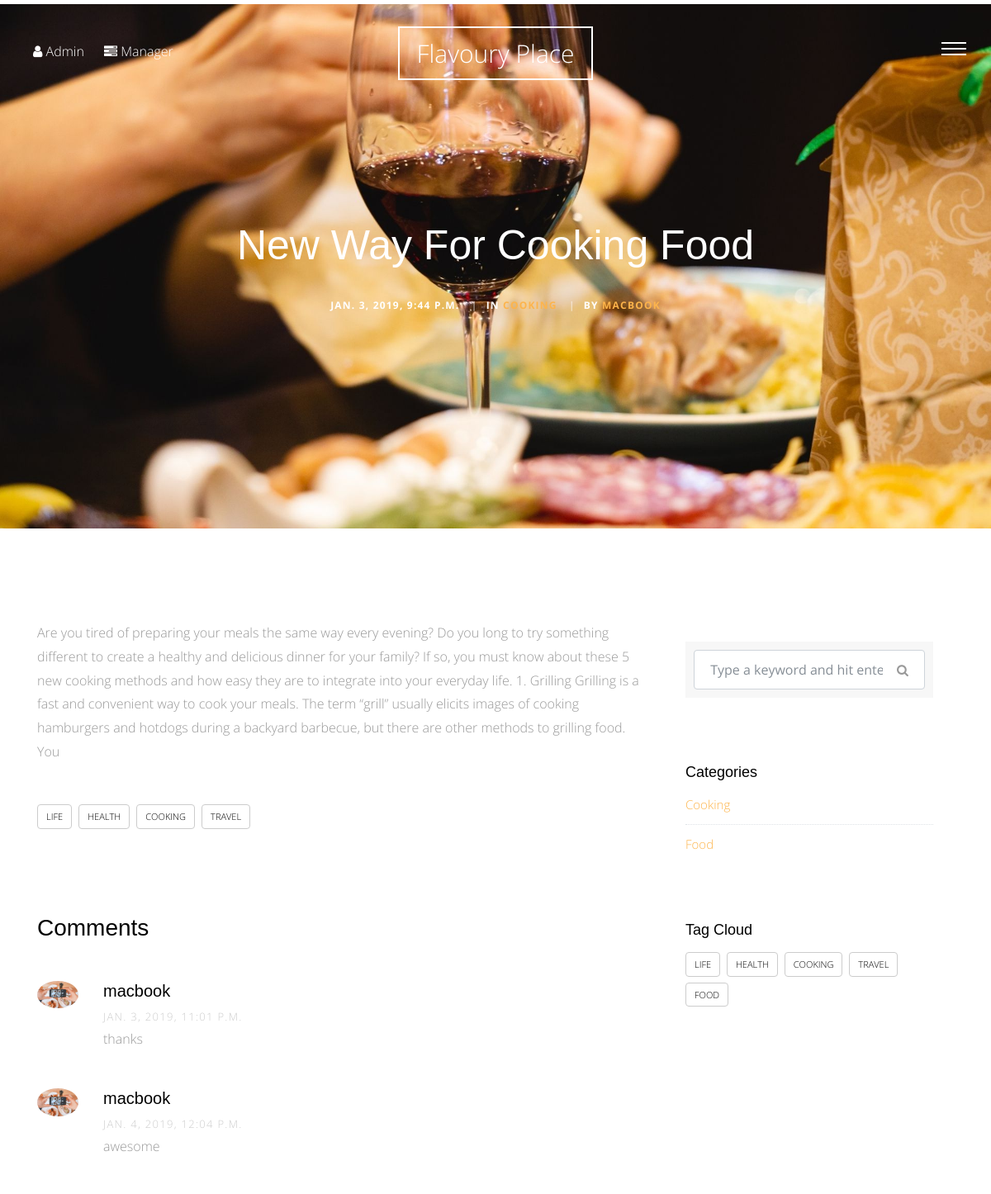
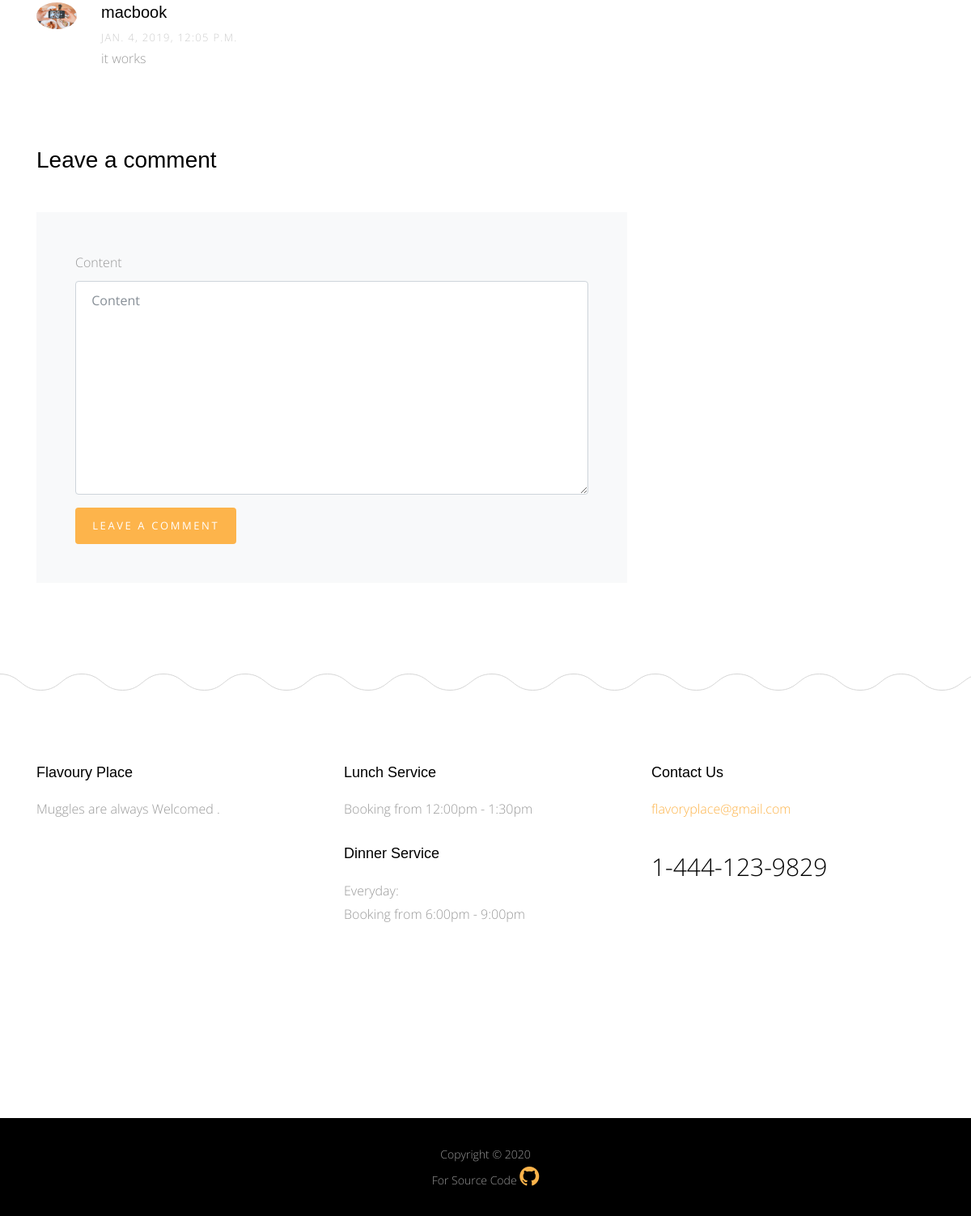
The page /blog/1 on the database its author committed (2 pictures, top to bottom).
### blog/models.py (models this page shows, shortened)
class Post(models.Model):
    title = models.CharField(max_length=50)
    content = models.CharField(max_length=500)
    author = models.ForeignKey(User , on_delete=models.CASCADE)
    image = models.ImageField(upload_to='blog/'  , blank=True, null=True)
    category = models.ForeignKey('Category'  ,null=True, on_delete=models.SET_NULL)
    created  = models.DateTimeField(default=timezone.now)
    tags = TaggableManager(blank=True)
    class Meta:
        verbose_name = ' post'
        verbose_name_plural = 'posts'
    def __str__(self):
        return self.title

class Category(models.Model):
    category_name = models.CharField(max_length=50)
    class Meta:
        verbose_name = ' category'
        verbose_name_plural = 'catogires'
    def __str__(self):
        return self.category_name

class Comment(models.Model):
    user = models.ForeignKey(User , on_delete=models.CASCADE)
    post = models.ForeignKey(Post , on_delete=models.CASCADE)
    content = models.TextField()
    created = models.DateTimeField(default=timezone.now)

### blog/views.py (the view)
# urls.py: path('<int:id>' , views.post_detail , name='post_detail'),
def post_detail(request , id):
    post_detail = Post.objects.get(id=id)
    categories = Category.objects.all()
    all_tags = Tag.objects.all()
    comments = Comment.objects.filter(post=post_detail)
    if request.method == 'POST' :
        comment_form = CommentForm(request.POST)
        if comment_form.is_valid():
            new_comment = comment_form.save(commit=False)
            new_comment.user = request.user
            new_comment.post = post_detail
            new_comment.save()
    else:
        comment_form = CommentForm()
    context = {
        'post_detail' : post_detail ,
        'categories' : categories ,
        'all_tags' : all_tags ,
        'comments' : comments ,
        'comment_form' : comment_form
    }
    return render(request , 'Post/post_detail.html' , context)

### blog/forms.py
class CommentForm(forms.ModelForm):
    class Meta:
        model = Comment
        fields = [
            'content'
        ]

### blog/templates/Post/post_detail.html (shortened to what this page needs)
{% extends 'base.html' %}
{% load static %}
{% load bootstrap4 %}
{% block body %}
      <div class="main-wrap">
        <div class="cover_1 cover_sm">
          <div class="img_bg" style="background-image: url({% static 'site_static/img/blog.jpg' %})" data-stellar-background-ratio="0.5">
            <div class="container">
              <div class="row align-items-center justify-content-center">
                <div class="col-md-7 text-center" data-aos="fade-up">
                  <h2 class="heading mb-4">{{post_detail}}</h2>
                  <div class="post-info">
                    <div class="date-info">{{post_detail.created}}</div>
                    <div class="category-info"><span class="seperator">|</span>In <a href="#" data-title="View all posts in Lifestyle" title="View all posts in Lifestyle">{{post_detail.category}}</a></div>
                    <div class="author-info"><span class="seperator">|</span>By <a href="#">{{post_detail.author}}</a></div>
                  </div>
                </div>
              </div>
            </div>
          </div>
        </div>
       <div class="section">
          <div class="container">
            <div class="row">
              <div class="col-md-8">
                <p>{{post_detail.content}}</p>
                <div class="tag-widget post-tag-container mb-5 mt-5">
                  <div class="tagcloud">
                    {% for tag in post_detail.tags.all %}
                        <a href="{% url 'blog:post_by_tag' tag %}" class="tag-cloud-link">{{tag.name}}</a>
                    {% endfor %}
                  </div>
                </div>
                <div class="pt-5 mt-5">
                  <h3 class="mb-5"> Comments</h3>
                  <ul class="comment-list">
                    {% for comment in comments %}
                      <li class="comment">
                        <div class="vcard bio">
                          <img src="{% static 'site_static/img/person_1.jpeg' %}" alt="Image placeholder">
                        </div>
                        <div class="comment-body">
                          <h3>{{comment.user}}</h3>
                          <div class="meta">{{comment.created}}</div>
                          <p>{{comment.content}}</p>
                        </div>
                      </li>
                    {% endfor %}
                  </ul>
                  <div class="comment-form-wrap pt-5">
                    <h3 class="mb-5">Leave a comment</h3>
                    <form method="POST" class="p-5 bg-light">
                        {% bootstrap_form comment_form %}
                        {% buttons %}
                            <button type="submit" class="btn btn-primary">Leave A Comment</button>
                        {% endbuttons %}
                    </form>
                  </div>
                </div>
              </div>
              <div class="col-md-4 sidebar">
                <div class="sidebar-box">
                  <form action="{% url 'blog:post_list' %}" method="GET" class="search-form">
                    <div class="form-group">
                      <span class="icon fa fa-search"></span>
                      <input type="text" class="form-control" name='q' value="{{request.Get.q}}" placeholder="Type a keyword and hit enter">
                    </div>
                  </form>
                </div>
                <div class="sidebar-box">
                  <div class="categories">
                    <h3>Categories</h3>
                    {% for category in categories %}
                    <li><a href="{% url 'blog:post_by_category' category %}">{{category}}</a></li>
                    {% endfor %}
                  </div>
                </div>
                <div class="sidebar-box">
                  <h3>Tag Cloud</h3>
                  <div class="tagcloud">
                      {% for tag in all_tags %}
                        <a href="{% url 'blog:post_by_tag' tag %}" class="tag-cloud-link">{{tag}}</a>
                      {% endfor %}
                  </div>
                </div>
              </div>
            </div>
          </div>
        </div>
      </div>
      {% endblock body %}

### static/site_static/css/style.css (style rules this page uses)
html { overflow-x: hidden; }
body { background: #fff; font-family: "Open Sans", cursive; font-size: 16px; line-height: 1.8; font-weight: 300; color: #999999; }
a { -webkit-transition: .3s all ease; -o-transition: .3s all ease; transition: .3s all ease; text-decoration: none; }
h1, h2, h3, h4, h5 { color: #000; font-family: "Playfair Display", Arial, sans-serif; }
.btn, .form-control { outline: none; }
textarea.form-control { height: inherit; }
.btn { font-size: 13px; text-transform: uppercase; letter-spacing: .2em; }
.btn.btn-primary { color: #fff; border-width: 2px; }
.section { padding: 7em 0; }
.cover_1 { position: relative; }
.cover_1 .img_bg { background-repeat: no-repeat; background-size: cover !important; background-position: center center; }
.cover_1 .img_bg, .cover_1 .img_bg>.container>.row { min-height: 700px; height: 100vh; }
.cover_1.cover_sm .img_bg, .cover_1.cover_sm .img_bg>.container>.row { min-height: 600px; height: 80vh; }
.cover_1 .heading { color: white; font-weight: 300; font-size: 30px; line-height: 1.5; }
@media (min-width: 768px) { .cover_1 .heading { font-size: 50px; line-height: 1.5; } }
.post-info { font-size: 12px; text-transform: uppercase; font-weight: bold; color: #fff; letter-spacing: .1em; }
.post-info>div { display: inline-block; }
.post-info>div .seperator { display: inline-block; margin: 0 10px; opacity: .5; }
.tagcloud a { text-transform: uppercase; display: inline-block; padding: 4px 10px; margin-bottom: 7px; margin-right: 4px; border-radius: 4px; color: #000; border: 1px solid #ccc; font-size: 11px; }
.comment-form-wrap { clear: both; }
.comment-list { padding: 0; margin: 0; }
.comment-list li { padding: 0; margin: 0 0 30px 0; float: left; width: 100%; clear: both; list-style: none; }
.comment-list li .vcard { width: 80px; float: left; }
.comment-list li .vcard img { width: 50px; border-radius: 50%; }
.comment-list li .comment-body { float: right; width: calc(100% - 80px); }
.comment-list li .comment-body h3 { font-size: 20px; }
.comment-list li .comment-body .meta { text-transform: uppercase; font-size: 13px; letter-spacing: .1em; color: #ccc; }
.search-form { background: #f7f7f7; padding: 10px; }
.search-form .form-group { position: relative; }
.search-form .form-group input { padding-right: 50px; }
.search-form .icon { position: absolute; top: 50%; right: 20px; -webkit-transform: translateY(-50%); -ms-transform: translateY(-50%); transform: translateY(-50%); }
.sidebar-box { margin-bottom: 30px; padding: 25px; font-size: 15px; width: 100%; float: left; background: #fff; }
.sidebar-box *:last-child { margin-bottom: 0; }
.sidebar-box h3 { font-size: 18px; margin-bottom: 15px; }
.categories li, .sidelink li { position: relative; margin-bottom: 10px; padding-bottom: 10px; border-bottom: 1px dotted #dee2e6; list-style: none; }
.categories li:last-child, .sidelink li:last-child { margin-bottom: 0; border-bottom: none; padding-bottom: 0; }
.categories li a, .sidelink li a { display: block; }

### rows shown on the page
Post: title "New Way For Cooking Food", created "JAN. 3, 2019, 9:44 P.M.", category "COOKING", author "MACBOOK", content "Are you tired of preparing your meals the same way every evening? Do you long to try something different to create a healthy and delicious dinner for your family? If so, you must know about these 5 new cooking methods and how easy they are to integrate into your everyday life. 1. Grilling Grilling is a fast and convenient way to cook your meals. The term “grill” usually elicits images of cooking hamburgers and hotdogs during a backyard barbecue, but there are other methods to grilling food. You"
Tag: name "LIFE"
Tag: name "HEALTH"
Tag: name "COOKING"
Tag: name "TRAVEL"
Comment: user "macbook", created "JAN. 3, 2019, 11:01 P.M.", content "thanks"
Comment: user "macbook", created "JAN. 4, 2019, 12:04 P.M.", content "awesome"
Comment: user "macbook", created "JAN. 4, 2019, 12:05 P.M.", content "it works"
Category: category_name "Cooking"
Category: category_name "Food"
Tag: name "FOOD"
